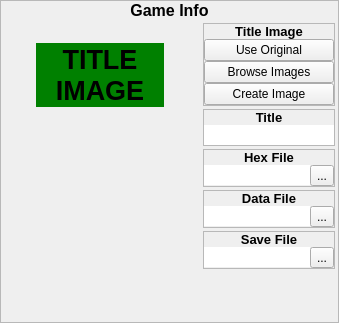
           <widget class="QFrame" name="frame_2">
            <property name="sizePolicy">
             <sizepolicy hsizetype="Preferred" vsizetype="Fixed">
              <horstretch>0</horstretch>
              <verstretch>0</verstretch>
             </sizepolicy>
            </property>
            <property name="frameShape">
             <enum>QFrame::StyledPanel</enum>
            </property>
            <property name="frameShadow">
             <enum>QFrame::Raised</enum>
            </property>
            <layout class="QVBoxLayout" name="verticalLayout_3">
             <property name="spacing">
              <number>0</number>
             </property>
             <property name="leftMargin">
              <number>0</number>
             </property>
             <property name="topMargin">
              <number>0</number>
             </property>
             <property name="rightMargin">
              <number>0</number>
             </property>
             <property name="bottomMargin">
              <number>0</number>
             </property>
             <item>
              <widget class="QLabel" name="label_2">
               <property name="sizePolicy">
                <sizepolicy hsizetype="Preferred" vsizetype="Fixed">
                 <horstretch>0</horstretch>
                 <verstretch>0</verstretch>
                </sizepolicy>
               </property>
               <property name="font">
                <font>
                 <pointsize>12</pointsize>
                 <weight>75</weight>
                 <bold>true</bold>
                </font>
               </property>
               <property name="text">
                <string>Game Info</string>
               </property>
               <property name="alignment">
                <set>Qt::AlignCenter</set>
               </property>
              </widget>
             </item>
             <item>
              <widget class="QWidget" name="widget_3" native="true">
               <layout class="QHBoxLayout" name="horizontalLayout_2">
                <property name="spacing">
                 <number>3</number>
                </property>
                <property name="leftMargin">
                 <number>3</number>
                </property>
                <property name="topMargin">
                 <number>3</number>
                </property>
                <property name="rightMargin">
                 <number>3</number>
                </property>
                <property name="bottomMargin">
                 <number>3</number>
                </property>
                <item>
                 <widget class="QWidget" name="widget_4" native="true">
                  <property name="minimumSize">
                   <size>
                    <width>196</width>
                    <height>296</height>
                   </size>
                  </property>
                  <property name="maximumSize">
                   <size>
                    <width>196</width>
                    <height>296</height>
                   </size>
                  </property>
                  <property name="toolTip">
                   <string>Arduboy pixels: @huard_olivier https://twitter.com/huard_olivier</string>
                  </property>
                  <property name="styleSheet">
                   <string notr="true">.QWidget
{
	background-image: url(:/images/arduboy-pixelartV4-white.png);
}

.QWidget&gt;QLabel
{
	left: 32px;
	top: 20px;
}</string>
                  </property>
                  <widget class="QLabel" name="lblGameTitleImage">
                   <property name="geometry">
                    <rect>
                     <x>32</x>
                     <y>20</y>
                     <width>128</width>
                     <height>64</height>
                    </rect>
                   </property>
                   <property name="minimumSize">
                    <size>
                     <width>128</width>
                     <height>64</height>
                    </size>
                   </property>
                   <property name="maximumSize">
                    <size>
                     <width>128</width>
                     <height>64</height>
                    </size>
                   </property>
                   <property name="font">
                    <font>
                     <pointsize>20</pointsize>
                     <weight>75</weight>
                     <bold>true</bold>
                    </font>
                   </property>
                   <property name="styleSheet">
                    <string notr="true">background-color: green;</string>
                   </property>
                   <property name="text">
                    <string>TITLE
IMAGE</string>
                   </property>
                   <property name="alignment">
                    <set>Qt::AlignCenter</set>
                   </property>
                  </widget>
                  <widget class="QLabel" name="lblFX">
                   <property name="geometry">
                    <rect>
                     <x>89</x>
                     <y>0</y>
                     <width>107</width>
                     <height>107</height>
                    </rect>
                   </property>
                   <property name="minimumSize">
                    <size>
                     <width>107</width>
                     <height>107</height>
                    </size>
                   </property>
                   <property name="maximumSize">
                    <size>
                     <width>107</width>
                     <height>107</height>
                    </size>
                   </property>
                   <property name="text">
                    <string/>
                   </property>
                   <property name="pixmap">
                    <pixmap resource="resources.qrc">:/images/fx.png</pixmap>
                   </property>
                  </widget>
                 </widget>
                </item>
                <item>
                 <widget class="QWidget" name="widget_8" native="true">
                  <layout class="QVBoxLayout" name="verticalLayout_8">
                   <property name="spacing">
                    <number>3</number>
                   </property>
                   <property name="leftMargin">
                    <number>0</number>
                   </property>
                   <property name="topMargin">
                    <number>0</number>
                   </property>
                   <property name="rightMargin">
                    <number>0</number>
                   </property>
                   <property name="bottomMargin">
                    <number>0</number>
                   </property>
                   <item>
                    <widget class="QFrame" name="frame_4">
                     <property name="sizePolicy">
                      <sizepolicy hsizetype="Preferred" vsizetype="Fixed">
                       <horstretch>0</horstretch>
                       <verstretch>0</verstretch>
                      </sizepolicy>
                     </property>
                     <property name="frameShape">
                      <enum>QFrame::StyledPanel</enum>
                     </property>
                     <property name="frameShadow">
                      <enum>QFrame::Raised</enum>
                     </property>
                     <layout class="QVBoxLayout" name="verticalLayout_7">
                      <property name="spacing">
                       <number>0</number>
                      </property>
                      <property name="leftMargin">
                       <number>0</number>
                      </property>
                      <property name="topMargin">
                       <number>0</number>
                      </property>
                      <property name="rightMargin">
                       <number>0</number>
                      </property>
                      <property name="bottomMargin">
                       <number>0</number>
                      </property>
                      <item>
                       <widget class="QLabel" name="label_4">
                        <property name="sizePolicy">
                         <sizepolicy hsizetype="Preferred" vsizetype="Fixed">
                          <horstretch>0</horstretch>
                          <verstretch>0</verstretch>
                         </sizepolicy>
                        </property>
                        <property name="font">
                         <font>
                          <pointsize>10</pointsize>
                          <weight>75</weight>
                          <bold>true</bold>
                         </font>
                        </property>
                        <property name="text">
                         <string>Title Image</string>
                        </property>
                        <property name="alignment">
                         <set>Qt::AlignCenter</set>
                        </property>
                       </widget>
                      </item>
                      <item>
                       <widget class="QWidget" name="widget_7" native="true">
                        <layout class="QVBoxLayout" name="verticalLayout_9">
                         <property name="spacing">
                          <number>0</number>
                         </property>
                         <property name="leftMargin">
                          <number>0</number>
                         </property>
                         <property name="topMargin">
                          <number>0</number>
                         </property>
                         <property name="rightMargin">
                          <number>0</number>
                         </property>
                         <property name="bottomMargin">
                          <number>0</number>
                         </property>
                         <item>
                          <widget class="QPushButton" name="btnUseOriginal">
                           <property name="text">
                            <string>Use Original</string>
                           </property>
                          </widget>
                         </item>
                         <item>
                          <widget class="QPushButton" name="btnBrowseImages">
                           <property name="text">
                            <string>Browse Images</string>
                           </property>
                          </widget>
                         </item>
                         <item>
                          <widget class="QPushButton" name="btnCreateImage">
                           <property name="text">
                            <string>Create Image</string>
                           </property>
                          </widget>
                         </item>
                        </layout>
                       </widget>
                      </item>
                     </layout>
                    </widget>
                   </item>
                   <item>
                    <widget class="QFrame" name="frame_5">
                     <property name="sizePolicy">
                      <sizepolicy hsizetype="Preferred" vsizetype="Fixed">
                       <horstretch>0</horstretch>
                       <verstretch>0</verstretch>
                      </sizepolicy>
                     </property>
                     <property name="frameShape">
                      <enum>QFrame::StyledPanel</enum>
                     </property>
                     <property name="frameShadow">
                      <enum>QFrame::Raised</enum>
                     </property>
                     <layout class="QVBoxLayout" name="verticalLayout_10">
                      <property name="spacing">
                       <number>0</number>
                      </property>
                      <property name="leftMargin">
                       <number>0</number>
                      </property>
                      <property name="topMargin">
                       <number>0</number>
                      </property>
                      <property name="rightMargin">
                       <number>0</number>
                      </property>
                      <property name="bottomMargin">
                       <number>0</number>
                      </property>
                      <item>
                       <widget class="QLabel" name="label_6">
                        <property name="sizePolicy">
                         <sizepolicy hsizetype="Preferred" vsizetype="Fixed">
                          <horstretch>0</horstretch>
                          <verstretch>0</verstretch>
                         </sizepolicy>
                        </property>
                        <property name="font">
                         <font>
                          <pointsize>10</pointsize>
                          <weight>75</weight>
                          <bold>true</bold>
                         </font>
                        </property>
                        <property name="text">
                         <string>Title</string>
                        </property>
                        <property name="alignment">
                         <set>Qt::AlignCenter</set>
                        </property>
                       </widget>
                      </item>
                      <item>
                       <widget class="QWidget" name="widget_9" native="true">
                        <layout class="QVBoxLayout" name="verticalLayout_11">
                         <property name="spacing">
                          <number>0</number>
                         </property>
                         <property name="leftMargin">
                          <number>0</number>
                         </property>
                         <property name="topMargin">
                          <number>0</number>
                         </property>
                         <property name="rightMargin">
                          <number>0</number>
                         </property>
                         <property name="bottomMargin">
                          <number>0</number>
                         </property>
                         <item>
                          <widget class="QLineEdit" name="leGameTitle">
                           <property name="frame">
                            <bool>false</bool>
                           </property>
                          </widget>
                         </item>
                        </layout>
                       </widget>
                      </item>
                     </layout>
                    </widget>
                   </item>
                   <item>
                    <widget class="QFrame" name="frame_6">
                     <property name="sizePolicy">
                      <sizepolicy hsizetype="Preferred" vsizetype="Fixed">
                       <horstretch>0</horstretch>
                       <verstretch>0</verstretch>
                      </sizepolicy>
                     </property>
                     <property name="frameShape">
                      <enum>QFrame::StyledPanel</enum>
                     </property>
                     <property name="frameShadow">
                      <enum>QFrame::Raised</enum>
                     </property>
                     <layout class="QVBoxLayout" name="verticalLayout_12">
                      <property name="spacing">
                       <number>0</number>
                      </property>
                      <property name="leftMargin">
                       <number>0</number>
                      </property>
                      <property name="topMargin">
                       <number>0</number>
                      </property>
                      <property name="rightMargin">
                       <number>0</number>
                      </property>
                      <property name="bottomMargin">
                       <number>0</number>
                      </property>
                      <item>
                       <widget class="QLabel" name="label_7">
                        <property name="sizePolicy">
                         <sizepolicy hsizetype="Preferred" vsizetype="Fixed">
                          <horstretch>0</horstretch>
                          <verstretch>0</verstretch>
                         </sizepolicy>
                        </property>
                        <property name="font">
                         <font>
                          <pointsize>10</pointsize>
                          <weight>75</weight>
                          <bold>true</bold>
                         </font>
                        </property>
                        <property name="text">
                         <string>Hex File</string>
                        </property>
                        <property name="alignment">
                         <set>Qt::AlignCenter</set>
                        </property>
                       </widget>
                      </item>
                      <item>
                       <widget class="QWidget" name="widget_10" native="true">
                        <layout class="QHBoxLayout" name="horizontalLayout_3">
                         <property name="spacing">
                          <number>0</number>
                         </property>
                         <property name="leftMargin">
                          <number>0</number>
                         </property>
                         <property name="topMargin">
                          <number>0</number>
                         </property>
                         <property name="rightMargin">
                          <number>0</number>
                         </property>
                         <property name="bottomMargin">
                          <number>0</number>
                         </property>
                         <item>
                          <widget class="QLineEdit" name="leHexFile">
                           <property name="frame">
                            <bool>false</bool>
                           </property>
                           <property name="readOnly">
                            <bool>true</bool>
                           </property>
                          </widget>
                         </item>
                         <item>
                          <widget class="QToolButton" name="btnBrowseHexFiles">
                           <property name="text">
                            <string>...</string>
                           </property>
                          </widget>
                         </item>
                        </layout>
                       </widget>
                      </item>
                     </layout>
                    </widget>
                   </item>
                   <item>
                    <widget class="QFrame" name="frame_7">
                     <property name="sizePolicy">
                      <sizepolicy hsizetype="Preferred" vsizetype="Fixed">
                       <horstretch>0</horstretch>
                       <verstretch>0</verstretch>
                      </sizepolicy>
                     </property>
                     <property name="frameShape">
                      <enum>QFrame::StyledPanel</enum>
                     </property>
                     <property name="frameShadow">
                      <enum>QFrame::Raised</enum>
                     </property>
                     <layout class="QVBoxLayout" name="verticalLayout_13">
                      <property name="spacing">
                       <number>0</number>
                      </property>
                      <property name="leftMargin">
                       <number>0</number>
                      </property>
                      <property name="topMargin">
                       <number>0</number>
                      </property>
                      <property name="rightMargin">
                       <number>0</number>
                      </property>
                      <property name="bottomMargin">
                       <number>0</number>
                      </property>
                      <item>
                       <widget class="QLabel" name="label_8">
                        <property name="sizePolicy">
                         <sizepolicy hsizetype="Preferred" vsizetype="Fixed">
                          <horstretch>0</horstretch>
                          <verstretch>0</verstretch>
                         </sizepolicy>
                        </property>
                        <property name="font">
                         <font>
                          <pointsize>10</pointsize>
                          <weight>75</weight>
                          <bold>true</bold>
                         </font>
                        </property>
                        <property name="text">
                         <string>Data File</string>
                        </property>
                        <property name="alignment">
                         <set>Qt::AlignCenter</set>
                        </property>
                       </widget>
                      </item>
                      <item>
                       <widget class="QWidget" name="widget_11" native="true">
                        <layout class="QHBoxLayout" name="horizontalLayout_4">
                         <property name="spacing">
                          <number>0</number>
                         </property>
                         <property name="leftMargin">
                          <number>0</number>
                         </property>
                         <property name="topMargin">
                          <number>0</number>
                         </property>
                         <property name="rightMargin">
                          <number>0</number>
                         </property>
                         <property name="bottomMargin">
                          <number>0</number>
                         </property>
                         <item>
                          <widget class="QLineEdit" name="leDataFile">
                           <property name="frame">
                            <bool>false</bool>
                           </property>
                           <property name="readOnly">
                            <bool>true</bool>
                           </property>
                          </widget>
                         </item>
                         <item>
                          <widget class="QToolButton" name="btnBrowseDataFiles">
                           <property name="text">
                            <string>...</string>
                           </property>
                          </widget>
                         </item>
                        </layout>
                       </widget>
                      </item>
                     </layout>
                    </widget>
                   </item>
                   <item>
                    <widget class="QFrame" name="frame_8">
                     <property name="sizePolicy">
                      <sizepolicy hsizetype="Preferred" vsizetype="Fixed">
                       <horstretch>0</horstretch>
                       <verstretch>0</verstretch>
                      </sizepolicy>
                     </property>
                     <property name="frameShape">
                      <enum>QFrame::StyledPanel</enum>
                     </property>
                     <property name="frameShadow">
                      <enum>QFrame::Raised</enum>
                     </property>
                     <layout class="QVBoxLayout" name="verticalLayout_14">
                      <property name="spacing">
                       <number>0</number>
                      </property>
                      <property name="leftMargin">
                       <number>0</number>
                      </property>
                      <property name="topMargin">
                       <number>0</number>
                      </property>
                      <property name="rightMargin">
                       <number>0</number>
                      </property>
                      <property name="bottomMargin">
                       <number>0</number>
                      </property>
                      <item>
                       <widget class="QLabel" name="label_9">
                        <property name="sizePolicy">
                         <sizepolicy hsizetype="Preferred" vsizetype="Fixed">
                          <horstretch>0</horstretch>
                          <verstretch>0</verstretch>
                         </sizepolicy>
                        </property>
                        <property name="font">
                         <font>
                          <pointsize>10</pointsize>
                          <weight>75</weight>
                          <bold>true</bold>
                         </font>
                        </property>
                        <property name="text">
                         <string>Save File</string>
                        </property>
                        <property name="alignment">
                         <set>Qt::AlignCenter</set>
                        </property>
                       </widget>
                      </item>
                      <item>
                       <widget class="QWidget" name="widget_12" native="true">
                        <layout class="QHBoxLayout" name="horizontalLayout_5">
                         <property name="spacing">
                          <number>0</number>
                         </property>
                         <property name="leftMargin">
                          <number>0</number>
                         </property>
                         <property name="topMargin">
                          <number>0</number>
                         </property>
                         <property name="rightMargin">
                          <number>0</number>
                         </property>
                         <property name="bottomMargin">
                          <number>0</number>
                         </property>
                         <item>
                          <widget class="QLineEdit" name="leSaveFile">
                           <property name="frame">
                            <bool>false</bool>
                           </property>
                           <property name="readOnly">
                            <bool>true</bool>
                           </property>
                          </widget>
                         </item>
                         <item>
                          <widget class="QToolButton" name="btnBrowseSaveFiles">
                           <property name="text">
                            <string>...</string>
                           </property>
                          </widget>
                         </item>
                        </layout>
                       </widget>
                      </item>
                     </layout>
                    </widget>
                   </item>
                   <item>
                    <widget class="QWidget" name="widget_26" native="true"/>
                   </item>
                  </layout>
                 </widget>
                </item>
               </layout>
              </widget>
             </item>
            </layout>
           </widget>
